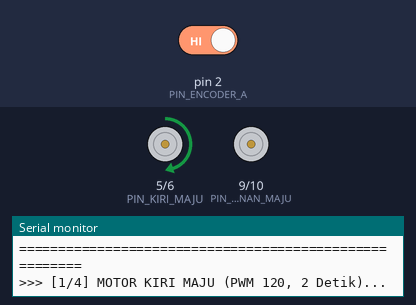
The sketch below on a simulated Arduino Uno, built with avr-gcc and run on an emulated ATmega328P. Parts: motor-driver pin pairs drawn as motors (green arrow = first pin HIGH = forward, orange = second pin HIGH = backward, longer = more drive), the last lines printed to the serial monitor. The inputs (shaded band) are chosen by the test bench; at power-on: pin 2 (PIN_ENCODER_A) HIGH.

Above: at 3.7 s.
At 15.8 s:
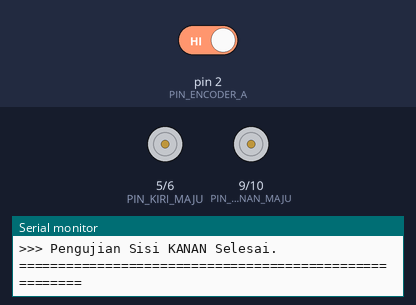
At 25.9 s:
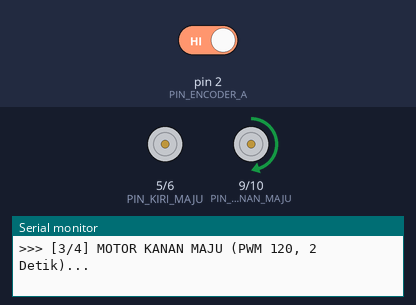
At 37.0 s:
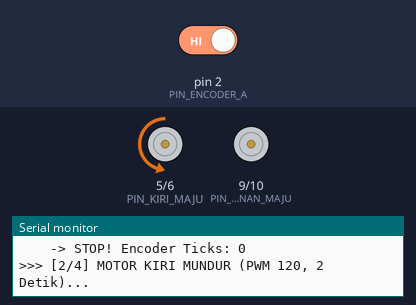
Timing chart, 0 to 40.0 s (numbered marks = the images above):
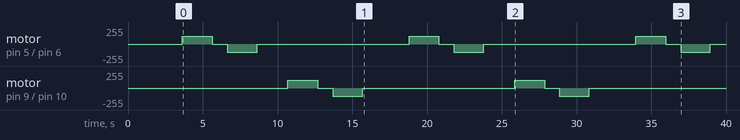

The sketch:

test_motor_driver.ino
```cpp
// ====================================================================
// PROGRAM UJI OTOMATIS DRIVER MOTOR & ENCODER (ARDUINO UNO / NANO)
// TANPA INPUT SERIAL - LANGSUNG JALAN OTOMATIS BERURUTAN:
//   1. Motor KIRI MAJU   (2 Detik) -> STOP (1 Detik)
//   2. Motor KIRI MUNDUR (2 Detik) -> STOP (2 Detik)
//   3. Motor KANAN MAJU  (2 Detik) -> STOP (1 Detik)
//   4. Motor KANAN MUNDUR(2 Detik) -> STOP (3 Detik)
//   (Mengulang terus-menerus secara otomatis)
// ====================================================================

#include <Arduino.h>

// --- PIN PWM ARDUINO KE DRIVER BTS7960 ---
const int PIN_KIRI_MAJU    = 5;  // RPWM Driver Kiri
const int PIN_KIRI_MUNDUR  = 6;  // LPWM Driver Kiri
const int PIN_KANAN_MAJU   = 9;  // RPWM Driver Kanan
const int PIN_KANAN_MUNDUR = 10; // LPWM Driver Kanan

// --- PIN SENSOR ENCODER (Kabel Kuning & Hijau Roda Kiri) ---
const int PIN_ENCODER_A    = 2;  // Interrupt INT0 (Kabel Kuning)
const int PIN_ENCODER_B    = 3;  // Input Fase B   (Kabel Hijau)

// Variabel Encoder
volatile long encoderTicks = 0;

void isrEncoder() {
  if (digitalRead(PIN_ENCODER_B) == LOW) {
    encoderTicks++;
  } else {
    encoderTicks--;
  }
}

// Fungsi Rem / Berhenti Semua Motor
void remTotal() {
  analogWrite(PIN_KIRI_MAJU, 0);
  analogWrite(PIN_KIRI_MUNDUR, 0);
  analogWrite(PIN_KANAN_MAJU, 0);
  analogWrite(PIN_KANAN_MUNDUR, 0);
}

void setup() {
  Serial.begin(9600);

  // Inisialisasi Pin Output Driver
  pinMode(PIN_KIRI_MAJU, OUTPUT);
  pinMode(PIN_KIRI_MUNDUR, OUTPUT);
  pinMode(PIN_KANAN_MAJU, OUTPUT);
  pinMode(PIN_KANAN_MUNDUR, OUTPUT);
  remTotal();

  // Inisialisasi Pin Encoder
  pinMode(PIN_ENCODER_A, INPUT_PULLUP);
  pinMode(PIN_ENCODER_B, INPUT_PULLUP);
  attachInterrupt(digitalPinToInterrupt(PIN_ENCODER_A), isrEncoder, RISING);

  Serial.println(F("\n======================================================="));
  Serial.println(F("   PROGRAM UJI OTOMATIS DRIVER MOTOR (KIRI -> KANAN)   "));
  Serial.println(F("======================================================="));
  Serial.println(F(" [SAMBUNGAN PIN ARDUINO]:"));
  Serial.println(F("   - Driver Kiri  : RPWM -> D5 | LPWM -> D6"));
  Serial.println(F("   - Driver Kanan : RPWM -> D9 | LPWM -> D10"));
  Serial.println(F("   - R_EN & L_EN  : Jumper ke 5V Arduino"));
  Serial.println(F("   - VCC Driver   : 5V Arduino"));
  Serial.println(F("   - GND Driver   : GND Arduino & Negatif Baterai 12V"));
  Serial.println(F("   - Encoder Kiri : Kuning -> D2 | Hijau -> D3"));
  Serial.println(F("-------------------------------------------------------"));
  Serial.println(F(">>> Uji coba akan dimulai otomatis dalam 3 detik..."));
  Serial.println(F(">>> Pastikan roda robot terangkat dari meja!"));
  Serial.println(F("=======================================================\n"));

  delay(3000); // Waktu aman sebelum motor mulai berputar
}

void loop() {
  // -------------------------------------------------------------
  // TAHAP 1: UJI DRIVER KIRI
  // -------------------------------------------------------------
  Serial.println(F(">>> [1/4] MOTOR KIRI MAJU (PWM 120, 2 Detik)..."));
  long startTicks = encoderTicks;
  analogWrite(PIN_KIRI_MAJU, 120);
  analogWrite(PIN_KIRI_MUNDUR, 0);
  delay(2000);

  remTotal();
  long ticksMaju = encoderTicks - startTicks;
  Serial.print(F("    -> STOP! Encoder Ticks: "));
  Serial.println(ticksMaju);
  delay(1000); // Jeda 1 detik

  Serial.println(F(">>> [2/4] MOTOR KIRI MUNDUR (PWM 120, 2 Detik)..."));
  startTicks = encoderTicks;
  analogWrite(PIN_KIRI_MAJU, 0);
  analogWrite(PIN_KIRI_MUNDUR, 120);
  delay(2000);

  remTotal();
  long ticksMundur = encoderTicks - startTicks;
  Serial.print(F("    -> STOP! Encoder Ticks: "));
  Serial.println(ticksMundur);
  Serial.println(F(">>> Pengujian Sisi KIRI Selesai."));
  Serial.println(F("-------------------------------------------------------"));
  delay(2000); // Jeda 2 detik sebelum pindah ke sisi kanan

  // -------------------------------------------------------------
  // TAHAP 2: UJI DRIVER KANAN
  // -------------------------------------------------------------
  Serial.println(F(">>> [3/4] MOTOR KANAN MAJU (PWM 120, 2 Detik)..."));
  analogWrite(PIN_KANAN_MAJU, 120);
  analogWrite(PIN_KANAN_MUNDUR, 0);
  delay(2000);

  remTotal();
  Serial.println(F("    -> STOP!"));
  delay(1000); // Jeda 1 detik

  Serial.println(F(">>> [4/4] MOTOR KANAN MUNDUR (PWM 120, 2 Detik)..."));
  analogWrite(PIN_KANAN_MAJU, 0);
  analogWrite(PIN_KANAN_MUNDUR, 120);
  delay(2000);

  remTotal();
  Serial.println(F("    -> STOP!"));
  Serial.println(F(">>> Pengujian Sisi KANAN Selesai."));
  Serial.println(F("======================================================="));
  Serial.println(F(">>> Siklus Selesai! Mengulang lagi dalam 3 detik...\n"));
  delay(3000); // Jeda 3 detik sebelum mengulang siklus
}
```

Measured:
- by itself, motor on pin 5 (PIN_KIRI_MAJU) / pin 6 (PIN_KIRI_MUNDUR): repeats every 15.2 s: stopped 1.0 s, backward 120/255 2.0 s, stopped 10.2 s, forward 120/255 2.0 s
- by itself, motor on pin 9 (PIN_KANAN_MAJU) / pin 10 (PIN_KANAN_MUNDUR): stopped → forward 120/255 at 10.7 s, → stopped 2.0 s later, → backward 120/255 1.0 s later, → stopped 2.0 s later, … (8 changes in this stretch)
